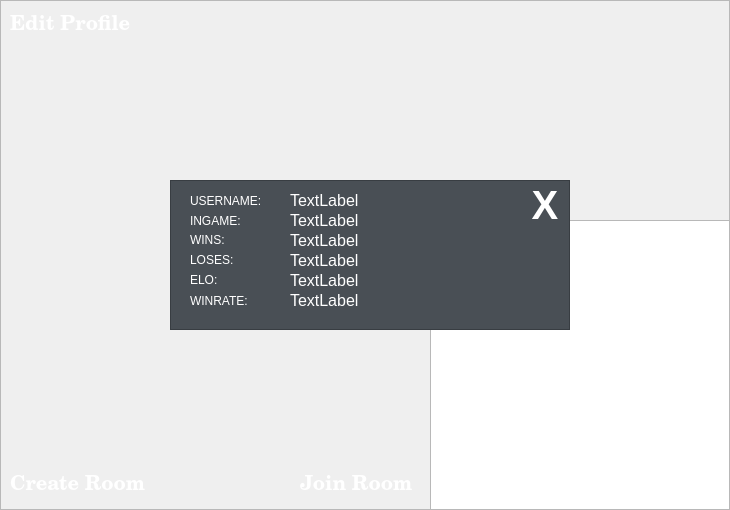
<?xml version="1.0" encoding="UTF-8"?>
<ui version="4.0">
 <class>mainmenulogin</class>
 <widget class="QWidget" name="mainmenulogin">
  <property name="geometry">
   <rect>
    <x>0</x>
    <y>0</y>
    <width>730</width>
    <height>510</height>
   </rect>
  </property>
  <property name="windowTitle">
   <string>Form</string>
  </property>
  <property name="styleSheet">
   <string notr="true">#createRoom{
	background: #494F55;
}

#joinRoom{
	background: #494F55;
}


#label{
	color: white;
}

#label_3{
	color: white;
}

#create{
	
}

#roomNameInput{
	background: none;
	border: none;
}</string>
  </property>
  <widget class="QFrame" name="background">
   <property name="geometry">
    <rect>
     <x>0</x>
     <y>0</y>
     <width>730</width>
     <height>510</height>
    </rect>
   </property>
   <property name="font">
    <font>
     <family>century</family>
     <pointsize>-1</pointsize>
     <italic>false</italic>
     <bold>true</bold>
     <underline>false</underline>
     <strikeout>false</strikeout>
    </font>
   </property>
   <property name="styleSheet">
    <string notr="true">*{
	font-size: 12px;
	font-family: century;
}

#background{
	background-image: url(:/background.jpg);
}

#header{
	font-size: 40px;
}

QPushButton{
	background: transparent;
	border:none;
	color: white;
	font-size: 20px;
	text-align: left;
}

#OnlineList{
	
}

#logout{
	text-align: right;
}

#OnlineList{
	background: white;
}</string>
   </property>
   <property name="frameShape">
    <enum>QFrame::StyledPanel</enum>
   </property>
   <property name="frameShadow">
    <enum>QFrame::Raised</enum>
   </property>
   <widget class="QPushButton" name="logout">
    <property name="geometry">
     <rect>
      <x>670</x>
      <y>10</y>
      <width>50</width>
      <height>30</height>
     </rect>
    </property>
    <property name="font">
     <font>
      <family>century</family>
      <pointsize>-1</pointsize>
      <italic>false</italic>
      <bold>true</bold>
      <underline>false</underline>
      <strikeout>false</strikeout>
     </font>
    </property>
    <property name="styleSheet">
     <string notr="true">transform: rotate(90);</string>
    </property>
    <property name="text">
     <string/>
    </property>
    <property name="icon">
     <iconset resource="Resource/user_icon.qrc">
      <normaloff>:/right-from-bracket-solid.svg</normaloff>:/right-from-bracket-solid.svg</iconset>
    </property>
    <property name="iconSize">
     <size>
      <width>50</width>
      <height>50</height>
     </size>
    </property>
   </widget>
   <widget class="QPushButton" name="CreateRoom">
    <property name="geometry">
     <rect>
      <x>10</x>
      <y>470</y>
      <width>140</width>
      <height>30</height>
     </rect>
    </property>
    <property name="font">
     <font>
      <family>century</family>
      <pointsize>-1</pointsize>
      <italic>false</italic>
      <bold>true</bold>
      <underline>false</underline>
      <strikeout>false</strikeout>
     </font>
    </property>
    <property name="text">
     <string>Create Room</string>
    </property>
   </widget>
   <widget class="QPushButton" name="JoinRoom">
    <property name="geometry">
     <rect>
      <x>300</x>
      <y>470</y>
      <width>140</width>
      <height>30</height>
     </rect>
    </property>
    <property name="font">
     <font>
      <family>century</family>
      <pointsize>-1</pointsize>
      <italic>false</italic>
      <bold>true</bold>
      <underline>false</underline>
      <strikeout>false</strikeout>
     </font>
    </property>
    <property name="styleSheet">
     <string notr="true"/>
    </property>
    <property name="text">
     <string>Join Room</string>
    </property>
   </widget>
   <widget class="QPushButton" name="LeaderBoard">
    <property name="geometry">
     <rect>
      <x>730</x>
      <y>470</y>
      <width>140</width>
      <height>30</height>
     </rect>
    </property>
    <property name="font">
     <font>
      <family>century</family>
      <pointsize>-1</pointsize>
      <italic>false</italic>
      <bold>true</bold>
      <underline>false</underline>
      <strikeout>false</strikeout>
     </font>
    </property>
    <property name="text">
     <string>Leader Board</string>
    </property>
   </widget>
   <widget class="QPushButton" name="EditProfile">
    <property name="geometry">
     <rect>
      <x>10</x>
      <y>10</y>
      <width>140</width>
      <height>30</height>
     </rect>
    </property>
    <property name="font">
     <font>
      <family>century</family>
      <pointsize>-1</pointsize>
      <bold>true</bold>
     </font>
    </property>
    <property name="text">
     <string>Edit Profile</string>
    </property>
   </widget>
  </widget>
  <widget class="QFrame" name="createRoom">
   <property name="geometry">
    <rect>
     <x>170</x>
     <y>180</y>
     <width>400</width>
     <height>150</height>
    </rect>
   </property>
   <property name="frameShape">
    <enum>QFrame::StyledPanel</enum>
   </property>
   <property name="frameShadow">
    <enum>QFrame::Raised</enum>
   </property>
   <widget class="QLabel" name="label">
    <property name="geometry">
     <rect>
      <x>30</x>
      <y>20</y>
      <width>301</width>
      <height>21</height>
     </rect>
    </property>
    <property name="text">
     <string>Insert room name to create</string>
    </property>
   </widget>
   <widget class="QLineEdit" name="roomNameInput">
    <property name="geometry">
     <rect>
      <x>30</x>
      <y>50</y>
      <width>350</width>
      <height>30</height>
     </rect>
    </property>
   </widget>
   <widget class="QPushButton" name="cancel">
    <property name="geometry">
     <rect>
      <x>30</x>
      <y>110</y>
      <width>150</width>
      <height>30</height>
     </rect>
    </property>
    <property name="text">
     <string>Cancel</string>
    </property>
   </widget>
   <widget class="QPushButton" name="create">
    <property name="geometry">
     <rect>
      <x>230</x>
      <y>110</y>
      <width>150</width>
      <height>30</height>
     </rect>
    </property>
    <property name="text">
     <string>Create</string>
    </property>
   </widget>
   <widget class="QLabel" name="warning_create">
    <property name="geometry">
     <rect>
      <x>30</x>
      <y>80</y>
      <width>351</width>
      <height>21</height>
     </rect>
    </property>
    <property name="font">
     <font>
      <pointsize>-1</pointsize>
      <bold>true</bold>
     </font>
    </property>
    <property name="styleSheet">
     <string notr="true">color: red;
font-size: 12px;</string>
    </property>
    <property name="text">
     <string/>
    </property>
   </widget>
  </widget>
  <widget class="QFrame" name="joinRoom">
   <property name="geometry">
    <rect>
     <x>170</x>
     <y>180</y>
     <width>400</width>
     <height>150</height>
    </rect>
   </property>
   <property name="frameShape">
    <enum>QFrame::StyledPanel</enum>
   </property>
   <property name="frameShadow">
    <enum>QFrame::Raised</enum>
   </property>
   <widget class="QLabel" name="label_3">
    <property name="geometry">
     <rect>
      <x>30</x>
      <y>20</y>
      <width>181</width>
      <height>21</height>
     </rect>
    </property>
    <property name="text">
     <string>Insert room name to join</string>
    </property>
   </widget>
   <widget class="QLineEdit" name="joinInput">
    <property name="geometry">
     <rect>
      <x>30</x>
      <y>50</y>
      <width>350</width>
      <height>30</height>
     </rect>
    </property>
   </widget>
   <widget class="QPushButton" name="cancel_3">
    <property name="geometry">
     <rect>
      <x>30</x>
      <y>110</y>
      <width>150</width>
      <height>30</height>
     </rect>
    </property>
    <property name="text">
     <string>Cancel</string>
    </property>
   </widget>
   <widget class="QPushButton" name="join">
    <property name="geometry">
     <rect>
      <x>230</x>
      <y>110</y>
      <width>150</width>
      <height>30</height>
     </rect>
    </property>
    <property name="text">
     <string>Join</string>
    </property>
   </widget>
   <widget class="QLabel" name="warning_join">
    <property name="geometry">
     <rect>
      <x>30</x>
      <y>80</y>
      <width>351</width>
      <height>21</height>
     </rect>
    </property>
    <property name="font">
     <font>
      <pointsize>-1</pointsize>
      <bold>true</bold>
     </font>
    </property>
    <property name="styleSheet">
     <string notr="true">font-size: 12px;
color: red;</string>
    </property>
    <property name="text">
     <string/>
    </property>
   </widget>
  </widget>
  <widget class="QFrame" name="frame">
   <property name="geometry">
    <rect>
     <x>170</x>
     <y>180</y>
     <width>400</width>
     <height>150</height>
    </rect>
   </property>
   <property name="styleSheet">
    <string notr="true">background: #494F55;
color: white;</string>
   </property>
   <property name="frameShape">
    <enum>QFrame::StyledPanel</enum>
   </property>
   <property name="frameShadow">
    <enum>QFrame::Raised</enum>
   </property>
   <widget class="QLabel" name="label_2">
    <property name="geometry">
     <rect>
      <x>20</x>
      <y>10</y>
      <width>91</width>
      <height>21</height>
     </rect>
    </property>
    <property name="text">
     <string>USERNAME: </string>
    </property>
   </widget>
   <widget class="QLabel" name="label_4">
    <property name="geometry">
     <rect>
      <x>20</x>
      <y>30</y>
      <width>91</width>
      <height>21</height>
     </rect>
    </property>
    <property name="text">
     <string>INGAME: </string>
    </property>
   </widget>
   <widget class="QLabel" name="label_5">
    <property name="geometry">
     <rect>
      <x>20</x>
      <y>50</y>
      <width>63</width>
      <height>20</height>
     </rect>
    </property>
    <property name="text">
     <string>WINS: </string>
    </property>
   </widget>
   <widget class="QLabel" name="label_6">
    <property name="geometry">
     <rect>
      <x>20</x>
      <y>70</y>
      <width>63</width>
      <height>20</height>
     </rect>
    </property>
    <property name="text">
     <string>LOSES: </string>
    </property>
   </widget>
   <widget class="QLabel" name="label_7">
    <property name="geometry">
     <rect>
      <x>20</x>
      <y>90</y>
      <width>63</width>
      <height>20</height>
     </rect>
    </property>
    <property name="text">
     <string>ELO:</string>
    </property>
   </widget>
   <widget class="QLabel" name="label_8">
    <property name="geometry">
     <rect>
      <x>20</x>
      <y>110</y>
      <width>71</width>
      <height>21</height>
     </rect>
    </property>
    <property name="text">
     <string>WINRATE: </string>
    </property>
   </widget>
   <widget class="QLabel" name="username">
    <property name="geometry">
     <rect>
      <x>120</x>
      <y>10</y>
      <width>200</width>
      <height>20</height>
     </rect>
    </property>
    <property name="font">
     <font>
      <pointsize>12</pointsize>
     </font>
    </property>
    <property name="text">
     <string>TextLabel</string>
    </property>
   </widget>
   <widget class="QLabel" name="ingame">
    <property name="geometry">
     <rect>
      <x>120</x>
      <y>30</y>
      <width>200</width>
      <height>20</height>
     </rect>
    </property>
    <property name="font">
     <font>
      <pointsize>12</pointsize>
     </font>
    </property>
    <property name="text">
     <string>TextLabel</string>
    </property>
   </widget>
   <widget class="QLabel" name="wins">
    <property name="geometry">
     <rect>
      <x>120</x>
      <y>50</y>
      <width>200</width>
      <height>20</height>
     </rect>
    </property>
    <property name="font">
     <font>
      <pointsize>12</pointsize>
     </font>
    </property>
    <property name="text">
     <string>TextLabel</string>
    </property>
   </widget>
   <widget class="QLabel" name="loses">
    <property name="geometry">
     <rect>
      <x>120</x>
      <y>70</y>
      <width>200</width>
      <height>20</height>
     </rect>
    </property>
    <property name="font">
     <font>
      <pointsize>12</pointsize>
     </font>
    </property>
    <property name="text">
     <string>TextLabel</string>
    </property>
   </widget>
   <widget class="QLabel" name="status">
    <property name="geometry">
     <rect>
      <x>120</x>
      <y>90</y>
      <width>200</width>
      <height>20</height>
     </rect>
    </property>
    <property name="font">
     <font>
      <pointsize>12</pointsize>
     </font>
    </property>
    <property name="text">
     <string>TextLabel</string>
    </property>
   </widget>
   <widget class="QLabel" name="winrate">
    <property name="geometry">
     <rect>
      <x>120</x>
      <y>110</y>
      <width>200</width>
      <height>20</height>
     </rect>
    </property>
    <property name="font">
     <font>
      <pointsize>12</pointsize>
     </font>
    </property>
    <property name="text">
     <string>TextLabel</string>
    </property>
   </widget>
   <widget class="QPushButton" name="pushButton">
    <property name="geometry">
     <rect>
      <x>350</x>
      <y>0</y>
      <width>50</width>
      <height>50</height>
     </rect>
    </property>
    <property name="font">
     <font>
      <pointsize>30</pointsize>
      <bold>true</bold>
     </font>
    </property>
    <property name="styleSheet">
     <string notr="true">background: none;
border: none;</string>
    </property>
    <property name="text">
     <string>X</string>
    </property>
   </widget>
  </widget>
  <widget class="QListView" name="list_player">
   <property name="geometry">
    <rect>
     <x>430</x>
     <y>220</y>
     <width>300</width>
     <height>291</height>
    </rect>
   </property>
  </widget>
  <zorder>list_player</zorder>
  <zorder>background</zorder>
  <zorder>createRoom</zorder>
  <zorder>joinRoom</zorder>
  <zorder>frame</zorder>
 </widget>
 <resources>
  <include location="Resource/user_icon.qrc"/>
 </resources>
 <connections/>
</ui>
